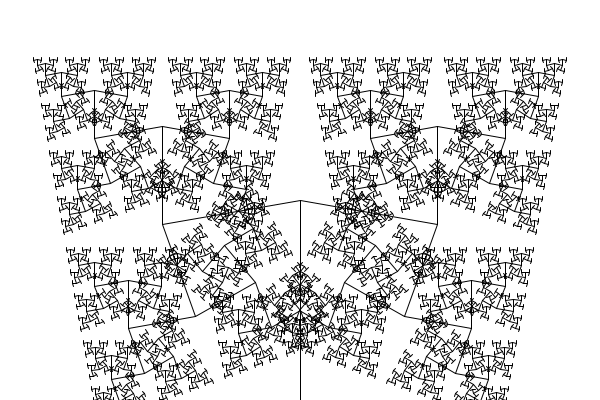
Frame 1 (no input)
Frame 60 (the mouse pressed at the canvas centre just before this capture): identical to frame 1, image omitted
Frame 120 (the mouse held since frame 60 and released just before this capture): identical to frame 1, image omitted

The Processing sketch that drew this single still picture (run headless with seeded random() and noise(); from frame 60 on, the mouse is pressed at the canvas centre):

// Processing sketch: sketch_016
// ── sketch_016.pde
float theta;
float t;
float ratio = 0.7;

void setup() {
  size(600,400);
  theta = PI/1.8;
  t = height/2;
}

void draw(){
  background(255);
  stroke(0);
  translate(width/2,height);
  line(0,0,0,-t);
  translate(0,-t);
  branch(t);
}

void branch(float h) {
  h = h * ratio;
  if(h > 2) {
      pushMatrix();
      rotate(theta);
      line(0,0,0,-h);
      translate(0,-h);
      branch(h);
      popMatrix();
      
      pushMatrix();
      rotate(-theta);
      line(0,0,0,-h);
      translate(0,-h);
      branch(h);
      popMatrix();
  }
}
